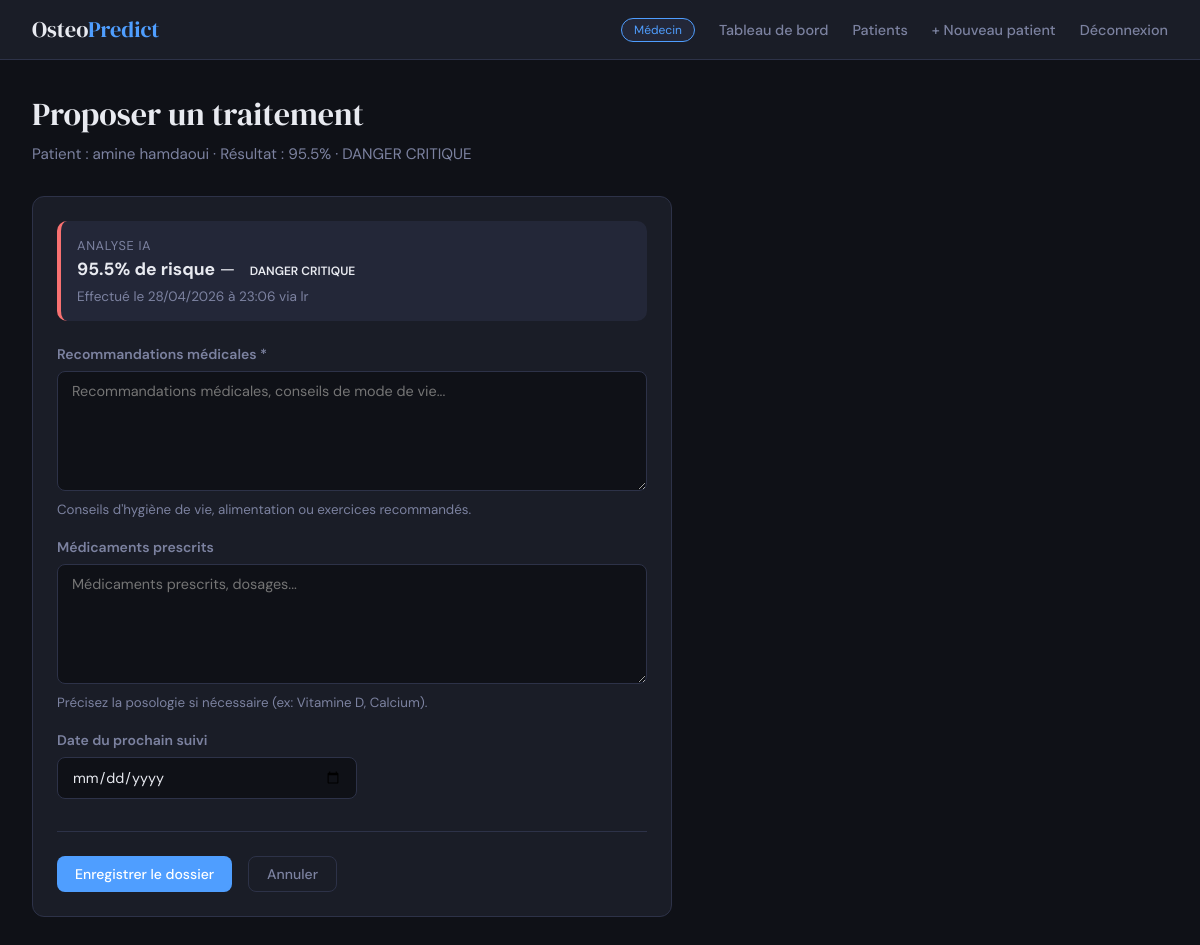
/predictions/9/treatment/ (signed in), run on the app's committed database.
### predictor/models.py (models this page shows, shortened)
class OsteoporosisPrediction(models.Model):
    patient = models.ForeignKey(Patient, on_delete=models.CASCADE, related_name='osteo_predictions')
    age = models.IntegerField()
    gender = models.CharField(max_length=10)
    hormonal_changes = models.CharField(max_length=50)
    family_history = models.CharField(max_length=10)
    race_ethnicity = models.CharField(max_length=50)
    body_weight = models.CharField(max_length=20)
    calcium_intake = models.CharField(max_length=20)
    vitamin_d_intake = models.CharField(max_length=20)
    physical_activity = models.CharField(max_length=20)
    smoking = models.CharField(max_length=10)
    alcohol_consumption = models.CharField(max_length=20)
    medical_conditions = models.CharField(max_length=100)
    medications = models.CharField(max_length=100)
    prior_fractures = models.CharField(max_length=10)
    probability = models.FloatField()
    result = models.IntegerField() # 0 ou 1
    model_used = models.CharField(max_length=50)
    created_at = models.DateTimeField(auto_now_add=True)
    class Meta:
        ordering = ["-created_at"]
    @property
    def risk_level(self):
        if self.probability >= 60:
            return 'critical'
        elif self.probability >= 35:
            return 'high'
        elif self.probability >= 15:
            return 'medium'
        return 'low'
    @property
    def risk_label(self):
        levels = {
            'critical': 'DANGER CRITIQUE',
            'high': 'Risque élevé',
            'medium': 'Risque modéré',
            'low': 'Risque faible'
        }
        return levels.get(self.risk_level, 'Inconnu')

class Patient(models.Model):
    doctor = models.ForeignKey(User, on_delete=models.CASCADE, related_name="patients")
    user = models.OneToOneField(User, on_delete=models.SET_NULL, null=True, blank=True, related_name="patient_profile")
    first_name = models.CharField(max_length=100)
    last_name = models.CharField(max_length=100)
    age = models.PositiveIntegerField()
    gender = models.CharField(max_length=20, blank=True, null=True)
    created_at = models.DateTimeField(auto_now_add=True)
    class Meta:
        ordering = ["last_name", "first_name"]

### predictor/views.py (the view)
        def wrapper(request, *args, **kwargs):
            if not request.user.is_authenticated:
                return redirect('login')
            if get_user_role(request.user) != role:
                return redirect('home')
            return view_func(request, *args, **kwargs)

### predictor/forms.py
class TreatmentForm(forms.ModelForm):
    class Meta:
        model = Treatment
        fields = ['notes', 'medications', 'followup_date']
        widgets = {
            'notes': forms.Textarea(attrs={'rows': 5, 'placeholder': 'Recommandations médicales, conseils de mode de vie...'}),
            'medications': forms.Textarea(attrs={'rows': 3, 'placeholder': 'Médicaments prescrits, dosages...'}),
            'followup_date': forms.DateInput(attrs={'type': 'date'}),
        }
        labels = {
            'notes': 'Recommandations',
            'medications': 'Médicaments (optionnel)',
            'followup_date': 'Date de suivi (optionnel)',
        }

### predictor/views.py (called while the page is built)
def get_user_role(user):
    try:
        return user.profile.role
    except UserProfile.DoesNotExist:
        return None

def require_role(role):
    def decorator(view_func):
        def wrapper(request, *args, **kwargs):
            if not request.user.is_authenticated:
                return redirect('login')
            if get_user_role(request.user) != role:
                return redirect('home')
            return view_func(request, *args, **kwargs)
        wrapper.__name__ = view_func.__name__
        return wrapper
    return decorator

@require_role('doctor')
@login_required
def add_treatment(request, prediction_id):
    prediction = get_object_or_404(OsteoporosisPrediction, id=prediction_id)
    patient = prediction.patient
    if request.method == 'POST':
        form = TreatmentForm(request.POST)
        if form.is_valid():
            treatment = form.save(commit=False)
            treatment.prediction = prediction
            treatment.patient = patient
            treatment.doctor = request.user
            treatment.save()
            messages.success(request, "Le traitement a été ajouté avec succès.")
            return redirect('patient_detail', patient_id=patient.id)
    else:
        form = TreatmentForm()
    return render(request, 'predictor/treatment_form.html', {
        'form': form,
        'prediction': prediction,
        'patient': patient
    })

### predictor/templates/predictor/treatment_form.html (shortened to what this page needs)
{% extends 'predictor/base.html' %}
{% block content %}
<div class="page-header">
    <div class="page-title">{% if prediction.treatment %}Modifier le traitement{% else %}Proposer un traitement{% endif %}</div>
    <div class="page-subtitle">Patient : {{ prediction.patient.first_name }} {{ prediction.patient.last_name }} · Résultat : {{ prediction.probability|floatformat:1 }}% · {{ prediction.risk_label }}</div>
</div>
<div class="card" style="max-width:640px;">
    <div style="background:var(--surface2); border-radius:10px; padding:1rem; margin-bottom:1.5rem; border-left:4px solid {% if prediction.risk_level == 'critical' or prediction.risk_level == 'high' %}var(--danger){% elif prediction.risk_level == 'medium' %}var(--warning){% else %}var(--accent-patient){% endif %};">
        <div style="font-size:.8rem; color:var(--text-muted); margin-bottom:4px; text-transform:uppercase; letter-spacing:0.05em;">Analyse IA</div>
        <div style="font-size:1.1rem;">
            <strong>{{ prediction.probability|floatformat:1 }}% de risque</strong> —
            <span class="badge badge-{{ prediction.risk_level }}">{{ prediction.risk_label }}</span>
        </div>
        <div style="font-size:.85rem; color:var(--text-muted); margin-top:6px;">Effectué le {{ prediction.created_at|date:"d/m/Y à H:i" }} via {{ prediction.model_used|default:"Modèle standard" }}</div>
    </div>
    <form method="post">
        <div class="form-group">
            <label style="font-weight:600; margin-bottom:8px; display:block;">Recommandations médicales *</label>
            {{ form.notes }}
            <small style="color:var(--text-muted); display:block; margin-top:5px;">Conseils d'hygiène de vie, alimentation ou exercices recommandés.</small>
        </div>
        <div class="form-group">
            <label style="font-weight:600; margin-bottom:8px; display:block;">Médicaments prescrits</label>
            {{ form.medications }}
            <small style="color:var(--text-muted); display:block; margin-top:5px;">Précisez la posologie si nécessaire (ex: Vitamine D, Calcium).</small>
        </div>
        <div class="form-group" style="max-width:300px;">
            <label style="font-weight:600; margin-bottom:8px; display:block;">Date du prochain suivi</label>
            {{ form.followup_date }}
        </div>
        <div style="display:flex; gap:1rem; margin-top:2rem; padding-top:1.5rem; border-top:1px solid var(--border);">
            <button type="submit" class="btn btn-primary">Enregistrer le dossier</button>
            <a href="{% url 'patient_detail' prediction.patient.id %}" class="btn btn-outline">Annuler</a>
        </div>
    </form>
</div>
{% endblock %}

### predictor/templates/predictor/base.html (style rules this page uses)
:root { --bg: #0f1117; --surface: #1a1d27; --surface2: #232738; --border: #2d3248; --text: #e8eaf0; --text-muted: #7c82a0; --accent-doctor: #4f9eff; --accent-patient: #34d399; --danger: #f87171; --warning: #fbbf24; --font-display: 'DM Serif Display', serif; --font-body: 'DM Sans', sans-serif; }
* { box-sizing: border-box; margin: 0; padding: 0; }
body { font-family: var(--font-body); background: var(--bg); color: var(--text); min-height: 100vh; }
.card { background: var(--surface); border: 1px solid var(--border); border-radius: 12px; padding: 1.5rem; }
.btn { display: inline-flex; align-items: center; gap: 6px; padding: 8px 18px; border-radius: 8px; border: none; font-family: var(--font-body); font-size: 0.875rem; font-weight: 500; cursor: pointer; text-decoration: none; transition: all .2s; }
.btn-primary { background: var(--accent-doctor); color: #fff; }
.btn-outline { background: transparent; color: var(--text-muted); border: 1px solid var(--border); }
.page-header { margin-bottom: 2rem; }
.page-title { font-family: var(--font-display); font-size: 2rem; margin-bottom: 0.5rem; }
.page-subtitle { color: var(--text-muted); font-size: 0.95rem; }
.badge { display: inline-block; padding: 3px 10px; border-radius: 20px; font-size: 0.75rem; font-weight: 600; }
form .form-group { margin-bottom: 1.25rem; }
form label { display: block; font-size: 0.875rem; font-weight: 500; color: var(--text-muted); margin-bottom: 6px; }
form input[type=text], form input[type=password], form input[type=email], form input[type=number], form input[type=date], form select, form textarea { width: 100%; background: var(--bg); border: 1px solid var(--border); border-radius: 8px; padding: 10px 14px; color: var(--text); font-family: var(--font-body); font-size: 0.9rem; transition: border-color .2s; }

### predictor/templates/predictor/treatment_form.html (style rules this page uses)
textarea, input[type="date"] { width: 100%; padding: 12px; border-radius: 8px; border: 1px solid var(--border); background: var(--bg); color: var(--text); font-family: inherit; font-size: 0.95rem; }
textarea { min-height: 120px; resize: vertical; }
.form-group { margin-bottom: 1.5rem; }

### data on the page
OsteoporosisPrediction: patient.first_name "amine", patient.last_name "hamdaoui", probability "95.5", risk_label "DANGER CRITIQUE", created_at "28/04/2026 à 23:06", model_used "lr"
